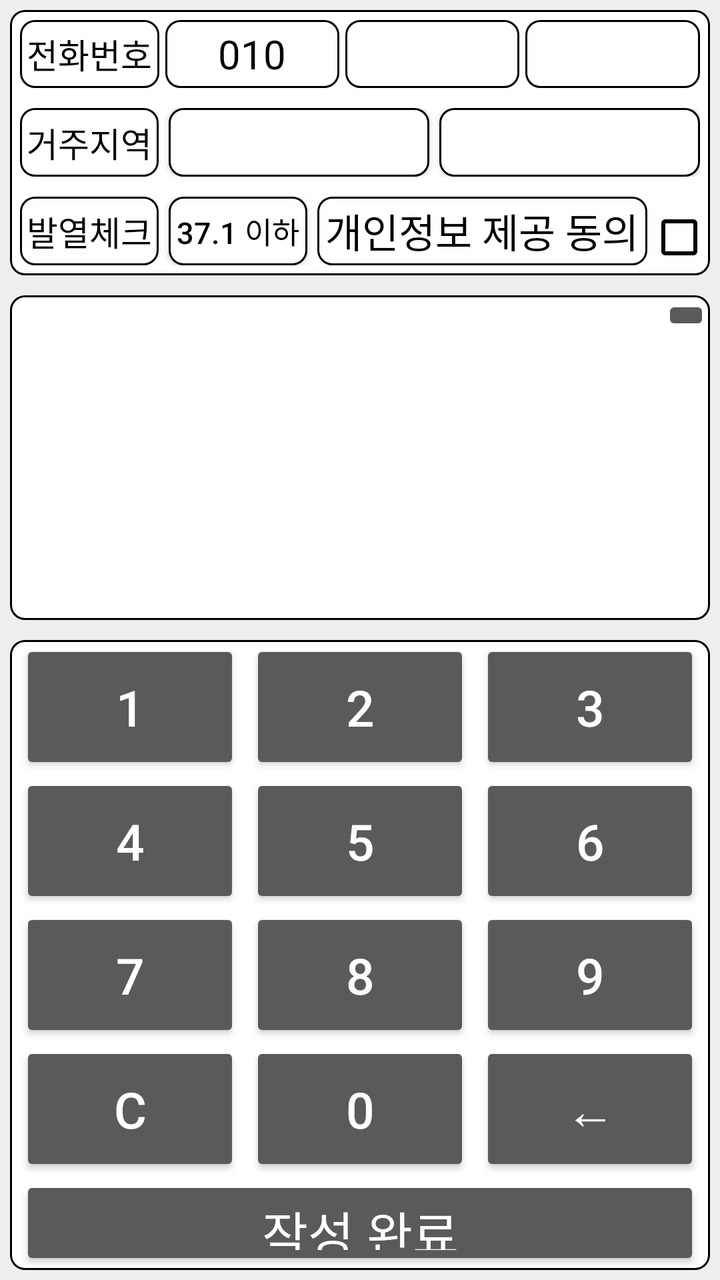
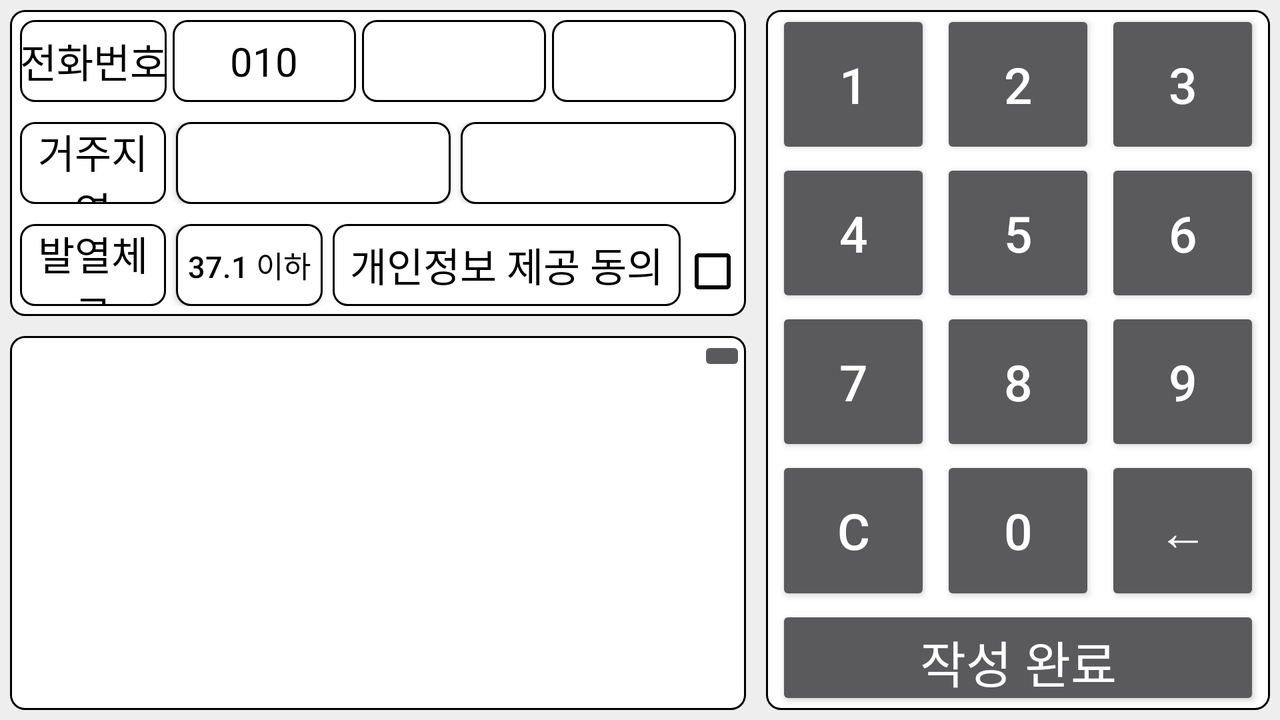

First picture: res/layout/ on a phone held upright. Second picture: the repository's own variant of that layout, on a device whose configuration matches the variant's folder. Source for both follows.
<!-- AndroidManifest.xml: application theme Theme.AppCompat.NoActionBar -->
<!-- res/layout/record_page_tem.xml -->
<?xml version="1.0" encoding="utf-8"?>
<LinearLayout xmlns:tools="http://schemas.android.com/tools"
    android:background="#EEEEEE"
    android:weightSum="1"
    android:orientation="vertical"
    android:layout_height="match_parent"
    android:layout_width="match_parent"
    xmlns:android="http://schemas.android.com/apk/res/android">
    <LinearLayout
        android:orientation="vertical"
        android:layout_weight="0.5"
        android:layout_width="match_parent"
        android:weightSum="1"
        android:layout_height="0dp">

        <LinearLayout
            android:layout_margin="5dp"
            android:layout_weight="0.45"
            android:background="@drawable/round_corner"
            android:orientation="vertical"
            android:layout_width="match_parent"
            android:weightSum="3"
            android:layout_height="0dp">
            <LinearLayout
                android:layout_margin="5dp"
                android:orientation="horizontal"
                android:weightSum="3.8"
                android:layout_weight="1"
                android:layout_width="match_parent"
                android:layout_height="0dp">
                <TextView
                    android:textColor="@color/black"
                    android:background="@drawable/round_corner"
                    android:layout_weight="0.8"
                    android:gravity="center"
                    android:layout_width="0dp"
                    android:layout_height="match_parent"
                    android:textSize="17sp"
                    android:text="전화번호"/>
                <TextView
                    android:textColor="@color/black"
                    android:background="@drawable/round_corner"
                    android:layout_weight="1"
                    android:gravity="center"
                    android:layout_width="0dp"
                    android:layout_height="match_parent"
                    android:textSize="20sp"
                    android:text="010"
                    android:layout_marginStart="3dp"
                    android:layout_marginLeft="3dp" />
                <EditText
                    android:textColor="@color/black"
                    android:id="@+id/middle_number"
                    android:maxLength="4"
                    android:background="@drawable/round_corner"
                    android:layout_weight="1"
                    android:gravity="center"
                    android:layout_width="0dp"
                    android:layout_height="match_parent"
                    android:textSize="20sp"
                    android:layout_marginStart="3dp"
                    android:layout_marginLeft="3dp" />

                <EditText
                    android:textColor="@color/black"
                    android:id="@+id/end_number"
                    android:maxLength="4"
                    android:nextFocusDown="@id/middle_number"
                    android:background="@drawable/round_corner"
                    android:layout_weight="1"
                    android:gravity="center"
                    android:layout_width="0dp"
                    android:layout_height="match_parent"
                    android:textSize="20sp"
                    android:layout_marginStart="3dp"
                    android:layout_marginLeft="3dp" />
            </LinearLayout>

            <LinearLayout
                android:layout_margin="5dp"
                android:weightSum="3.8"
                android:layout_weight="1"
                android:layout_width="match_parent"
                android:layout_height="0dp">
                <TextView
                    android:textColor="@color/black"
                    android:background="@drawable/round_corner"
                    android:layout_weight="0.8"
                    android:gravity="center"
                    android:layout_width="0dp"
                    android:layout_height="match_parent"
                    android:textSize="17sp"
                    android:text="거주지역"/>
                <Button
                    android:textColor="@color/black"
                    android:id="@+id/city"
                    android:background="@drawable/round_corner"
                    android:layout_weight="1.5"
                    android:layout_width="0dp"
                    android:layout_height="match_parent"
                    android:textSize="15sp"
                    android:layout_marginStart="5dp"
                    android:layout_marginLeft="5dp"
                    android:gravity="center" />
                <Button
                    android:textColor="@color/black"
                    android:id="@+id/district"
                    android:background="@drawable/round_corner"
                    android:layout_weight="1.5"
                    android:gravity="center"
                    android:layout_width="0dp"
                    android:layout_height="match_parent"
                    android:textSize="15sp"
                    android:layout_marginStart="5dp"
                    android:layout_marginLeft="5dp"/>

            </LinearLayout>
            <LinearLayout
                android:layout_margin="5dp"
                android:weightSum="3.8"
                android:layout_weight="1"
                android:layout_width="match_parent"
                android:layout_height="0dp">

                <TextView
                    android:textColor="@color/black"
                    android:background="@drawable/round_corner"
                    android:layout_weight="0.8"
                    android:gravity="center"
                    android:layout_width="0dp"
                    android:layout_height="match_parent"
                    android:textSize="17sp"
                    android:text="발열체크"/>

                <Button
                    android:text="37.1 이하"
                    android:textColor="@color/black"
                    android:id="@+id/check"
                    android:background="@drawable/round_corner"
                    android:layout_weight="0.8"
                    android:gravity="center"
                    android:layout_width="0dp"
                    android:layout_height="match_parent"
                    android:textSize="15sp"
                    android:layout_marginStart="5dp"
                    android:layout_marginLeft="5dp"/>

                <TextView
                    android:textColor="@color/black"
                    android:background="@drawable/round_corner"
                    android:layout_weight="1.9"
                    android:gravity="center"
                    android:layout_width="0dp"
                    android:layout_height="match_parent"
                    android:textSize="20sp"
                    android:text="개인정보 제공 동의"
                    android:layout_marginStart="5dp"
                    android:layout_marginLeft="5dp" />

                <CheckBox
                    android:buttonTint="@color/black"
                    android:id="@+id/agree_check"
                    android:layout_weight="0.3"
                    android:layout_width="0dp"
                    android:layout_height="wrap_content"/>

            </LinearLayout>

        </LinearLayout>

        <LinearLayout
            android:layout_margin="5dp"
            android:layout_weight="0.55"
            android:background="@drawable/round_corner"
            android:orientation="vertical"
            android:layout_width="match_parent"
            android:weightSum="3"
            android:layout_height="0dp">

            <ImageButton
                android:id="@+id/setting"
                android:layout_gravity="right"
                android:src="@drawable/ic_baseline_build_24"
                android:layout_width="wrap_content"
                android:layout_height="wrap_content" />

            <TextView
                android:textColor="@color/black"
                android:id="@+id/name"
                android:layout_marginTop="5dp"
                android:layout_gravity="center"
                android:textSize="40sp"
                android:layout_width="wrap_content"
                android:layout_height="wrap_content" />

            <TextView
                android:textColor="@color/black"
                android:id="@+id/message"
                android:layout_marginTop="10dp"
                android:layout_gravity="center"
                android:textSize="20sp"
                android:layout_width="wrap_content"
                android:layout_height="wrap_content" />

        </LinearLayout>


    </LinearLayout>
    <LinearLayout
        android:layout_weight="0.5"
        android:orientation="vertical"
        android:layout_margin="5dp"
        android:background="@drawable/round_corner"
        android:layout_width="match_parent"
        android:weightSum="4.7"
        android:layout_height="0dp">
        <LinearLayout
            android:layout_weight="1"
            android:layout_width="match_parent"
            android:layout_height="0dp"
            android:orientation="horizontal">
            <Button
                android:id="@+id/num1"
                android:onClick="onClick"
                android:textSize="25sp"
                android:layout_marginStart="5dp"
                android:layout_marginLeft="5dp"
                android:layout_width="0dp"
                android:layout_height="match_parent"
                android:layout_weight="1"
                android:text="1"
                />
            <Button
                android:id="@+id/num2"
                android:onClick="onClick"
                android:layout_marginStart="5dp"
                android:layout_marginEnd="5dp"
                android:layout_marginLeft="5dp"
                android:textSize="25sp"
                android:layout_width="0dp"
                android:layout_height="match_parent"
                android:layout_weight="1"
                android:text="2"
                />
            <Button
                android:id="@+id/num3"
                android:onClick="onClick"
                android:textSize="25sp"
                android:layout_width="0dp"
                android:layout_height="match_parent"
                android:layout_weight="1"
                android:layout_marginEnd="5dp"
                android:layout_marginRight="5dp"
                android:text="3"
                />
        </LinearLayout>
        <LinearLayout
            android:layout_weight="1"
            android:layout_width="match_parent"
            android:layout_height="0dp"
            android:orientation="horizontal">
            <Button
                android:id="@+id/num4"
                android:onClick="onClick"
                android:layout_marginStart="5dp"
                android:layout_marginLeft="5dp"
                android:textSize="25sp"
                android:layout_width="0dp"
                android:layout_height="match_parent"
                android:layout_weight="1"
                android:text="4"
                />
            <Button
                android:id="@+id/num5"
                android:onClick="onClick"
                android:textSize="25sp"
                android:layout_marginStart="5dp"
                android:layout_marginEnd="5dp"
                android:layout_marginLeft="5dp"
                android:layout_width="0dp"
                android:layout_height="match_parent"
                android:layout_weight="1"
                android:text="5"
                />
            <Button
                android:id="@+id/num6"
                android:onClick="onClick"
                android:textSize="25sp"
                android:layout_width="0dp"
                android:layout_height="match_parent"
                android:layout_weight="1"
                android:layout_marginEnd="5dp"
                android:layout_marginRight="5dp"
                android:text="6"
                />
        </LinearLayout>
        <LinearLayout
            android:layout_weight="1"
            android:layout_width="match_parent"
            android:layout_height="0dp"
            android:orientation="horizontal">
            <Button
                android:id="@+id/num7"
                android:onClick="onClick"
                android:layout_marginStart="5dp"
                android:layout_marginLeft="5dp"
                android:textSize="25sp"
                android:layout_width="0dp"
                android:layout_height="match_parent"
                android:layout_weight="1"
                android:text="7"
                />
            <Button
                android:id="@+id/num8"
                android:onClick="onClick"
                android:textSize="25sp"
                android:layout_marginStart="5dp"
                android:layout_marginEnd="5dp"
                android:layout_marginLeft="5dp"
                android:layout_width="0dp"
                android:layout_height="match_parent"
                android:layout_weight="1"
                android:text="8"
                />
            <Button
                android:id="@+id/num9"
                android:onClick="onClick"
                android:textSize="25sp"
                android:layout_width="0dp"
                android:layout_height="match_parent"
                android:layout_weight="1"
                android:layout_marginEnd="5dp"
                android:layout_marginRight="5dp"
                android:text="9"
                />
        </LinearLayout>
        <LinearLayout
            android:layout_weight="1"
            android:layout_width="match_parent"
            android:layout_height="0dp"
            android:orientation="horizontal">
            <Button
                android:id="@+id/clear"
                android:onClick="onClick"
                android:textSize="25sp"
                android:layout_marginStart="5dp"
                android:layout_marginLeft="5dp"
                android:layout_width="0dp"
                android:layout_height="match_parent"
                android:layout_weight="1"
                android:text="C"
                />
            <Button
                android:id="@+id/num0"
                android:onClick="onClick"
                android:textSize="25sp"
                android:layout_marginStart="5dp"
                android:layout_marginEnd="5dp"
                android:layout_marginLeft="5dp"
                android:layout_width="0dp"
                android:layout_height="match_parent"
                android:layout_weight="1"
                android:text="0"
                />
            <Button
                android:id="@+id/back"
                android:onClick="onClick"
                android:textSize="25sp"
                android:layout_width="0dp"
                android:layout_height="match_parent"
                android:layout_weight="1"
                android:layout_marginEnd="5dp"
                android:layout_marginRight="5dp"
                android:text="←"
                />

        </LinearLayout>
        <Button
            android:id="@+id/finish"
            android:layout_weight="0.7"
            android:layout_width="match_parent"
            android:layout_height="0dp"
            android:layout_marginStart="5dp"
            android:layout_marginEnd="5dp"
            android:layout_marginRight="5dp"
            android:textSize="25sp"
            android:text="작성 완료"/>

    </LinearLayout>

</LinearLayout>
<!-- resources referenced by this layout -->
<resources>
  <!-- drawable round_corner (drawable) -->
  <?xml version="1.0" encoding="utf-8"?>
  <shape
      xmlns:android="http://schemas.android.com/apk/res/android"
      android:shape="rectangle">
      <solid android:color="#FFFFFF" />
      <stroke android:color="@color/black" android:width="1dp" />
      <corners android:radius="7dp" />
  </shape>
</resources>
<!-- res/layout-land/record_page_tem.xml (the repository's variant of the layout above) -->
<!-- drawn on the phone turned sideways -->
<?xml version="1.0" encoding="utf-8"?>
<LinearLayout xmlns:tools="http://schemas.android.com/tools"
    android:background="#EEEEEE"
    android:weightSum="1"
    android:orientation="horizontal"
    android:layout_height="match_parent"
    android:layout_width="match_parent"
    xmlns:android="http://schemas.android.com/apk/res/android">
    <LinearLayout
        android:orientation="vertical"
        android:layout_weight="0.6"
        android:layout_width="0dp"
        android:weightSum="1"
        android:layout_height="match_parent">

        <LinearLayout
            android:layout_margin="5dp"
            android:layout_weight="0.45"
            android:background="@drawable/round_corner"
            android:orientation="vertical"
            android:layout_width="match_parent"
            android:weightSum="3"
            android:layout_height="0dp">
            <LinearLayout
                android:layout_margin="5dp"
                android:orientation="horizontal"
                android:weightSum="3.8"
                android:layout_weight="1"
                android:layout_width="match_parent"
                android:layout_height="0dp">
                <TextView
                    android:textColor="@color/black"
                    android:background="@drawable/round_corner"
                    android:layout_weight="0.8"
                    android:gravity="center"
                    android:layout_width="0dp"
                    android:layout_height="match_parent"
                    android:textSize="20sp"
                    android:text="전화번호"/>
                <TextView
                    android:textColor="@color/black"
                    android:background="@drawable/round_corner"
                    android:layout_weight="1"
                    android:gravity="center"
                    android:layout_width="0dp"
                    android:layout_height="match_parent"
                    android:textSize="20sp"
                    android:text="010"
                    android:layout_marginStart="3dp"
                    android:layout_marginLeft="3dp" />
                <EditText
                    android:textColor="@color/black"
                    android:id="@+id/middle_number"
                    android:maxLength="4"
                    android:background="@drawable/round_corner"
                    android:layout_weight="1"
                    android:gravity="center"
                    android:layout_width="0dp"
                    android:layout_height="match_parent"
                    android:textSize="20sp"
                    android:layout_marginStart="3dp"
                    android:layout_marginLeft="3dp" />

                <EditText
                    android:textColor="@color/black"
                    android:id="@+id/end_number"
                    android:maxLength="4"
                    android:nextFocusDown="@id/middle_number"
                    android:background="@drawable/round_corner"
                    android:layout_weight="1"
                    android:gravity="center"
                    android:layout_width="0dp"
                    android:layout_height="match_parent"
                    android:textSize="20sp"
                    android:layout_marginStart="3dp"
                    android:layout_marginLeft="3dp" />
            </LinearLayout>

            <LinearLayout
                android:layout_margin="5dp"
                android:weightSum="3.8"
                android:layout_weight="1"
                android:layout_width="match_parent"
                android:layout_height="0dp">
                <TextView
                    android:textColor="@color/black"
                    android:background="@drawable/round_corner"
                    android:layout_weight="0.8"
                    android:gravity="center"
                    android:layout_width="0dp"
                    android:layout_height="match_parent"
                    android:textSize="20sp"
                    android:text="거주지역"/>
                <Button
                    android:textColor="@color/black"
                    android:id="@+id/city"
                    android:background="@drawable/round_corner"
                    android:layout_weight="1.5"
                    android:layout_width="0dp"
                    android:layout_height="match_parent"
                    android:textSize="15sp"
                    android:layout_marginStart="5dp"
                    android:layout_marginLeft="5dp"
                    android:gravity="center" />
                <Button
                    android:textColor="@color/black"
                    android:id="@+id/district"
                    android:background="@drawable/round_corner"
                    android:layout_weight="1.5"
                    android:gravity="center"
                    android:layout_width="0dp"
                    android:layout_height="match_parent"
                    android:textSize="15sp"
                    android:layout_marginStart="5dp"
                    android:layout_marginLeft="5dp"/>

            </LinearLayout>
            <LinearLayout
                android:layout_margin="5dp"
                android:weightSum="3.8"
                android:layout_weight="1"
                android:layout_width="match_parent"
                android:layout_height="0dp">

                <TextView
                    android:textColor="@color/black"
                    android:background="@drawable/round_corner"
                    android:layout_weight="0.8"
                    android:gravity="center"
                    android:layout_width="0dp"
                    android:layout_height="match_parent"
                    android:textSize="20sp"
                    android:text="발열체크"/>

                <Button
                    android:id="@+id/check"
                    android:text="37.1 이하"
                    android:textColor="@color/black"
                    android:background="@drawable/round_corner"
                    android:layout_weight="0.8"
                    android:gravity="center"
                    android:layout_width="0dp"
                    android:layout_height="match_parent"
                    android:textSize="15sp"
                    android:layout_marginStart="5dp"
                    android:layout_marginLeft="5dp"/>

                <TextView
                    android:textColor="@color/black"
                    android:background="@drawable/round_corner"
                    android:layout_weight="1.9"
                    android:gravity="center"
                    android:layout_width="0dp"
                    android:layout_height="match_parent"
                    android:textSize="20sp"
                    android:text="개인정보 제공 동의"
                    android:layout_marginStart="5dp"
                    android:layout_marginLeft="5dp" />

                <CheckBox
                    android:buttonTint="@color/black"
                    android:id="@+id/agree_check"
                    android:layout_weight="0.3"
                    android:layout_width="0dp"
                    android:layout_height="wrap_content"/>

            </LinearLayout>

        </LinearLayout>

        <LinearLayout
            android:layout_margin="5dp"
            android:layout_weight="0.55"
            android:background="@drawable/round_corner"
            android:orientation="vertical"
            android:layout_width="match_parent"
            android:weightSum="3"
            android:layout_height="0dp">

            <ImageButton
                android:id="@+id/setting"
                android:layout_gravity="right"
                android:src="@drawable/ic_baseline_build_24"
                android:layout_width="wrap_content"
                android:layout_height="wrap_content" />

            <TextView
                android:textColor="@color/black"
                android:id="@+id/name"
                android:layout_marginTop="5dp"
                android:layout_gravity="center"
                android:textSize="40sp"
                android:layout_width="wrap_content"
                android:layout_height="wrap_content" />

            <TextView
                android:textColor="@color/black"
                android:id="@+id/message"
                android:layout_marginTop="10dp"
                android:layout_gravity="center"
                android:textSize="20sp"
                android:layout_width="wrap_content"
                android:layout_height="wrap_content" />

        </LinearLayout>


    </LinearLayout>
    <LinearLayout
        android:layout_weight="0.4"
        android:orientation="vertical"
        android:layout_margin="5dp"
        android:background="@drawable/round_corner"
        android:layout_width="0dp"
        android:weightSum="4.7"
        android:layout_height="match_parent">
        <LinearLayout
            android:layout_weight="1"
            android:layout_width="match_parent"
            android:layout_height="0dp"
            android:orientation="horizontal">
            <Button
                android:id="@+id/num1"
                android:onClick="onClick"
                android:textSize="25sp"
                android:layout_marginStart="5dp"
                android:layout_marginLeft="5dp"
                android:layout_width="0dp"
                android:layout_height="match_parent"
                android:layout_weight="1"
                android:text="1"
                />
            <Button
                android:id="@+id/num2"
                android:onClick="onClick"
                android:layout_marginStart="5dp"
                android:layout_marginEnd="5dp"
                android:layout_marginLeft="5dp"
                android:textSize="25sp"
                android:layout_width="0dp"
                android:layout_height="match_parent"
                android:layout_weight="1"
                android:text="2"
                />
            <Button
                android:id="@+id/num3"
                android:onClick="onClick"
                android:textSize="25sp"
                android:layout_width="0dp"
                android:layout_height="match_parent"
                android:layout_weight="1"
                android:layout_marginEnd="5dp"
                android:layout_marginRight="5dp"
                android:text="3"
                />
        </LinearLayout>
        <LinearLayout
            android:layout_weight="1"
            android:layout_width="match_parent"
            android:layout_height="0dp"
            android:orientation="horizontal">
            <Button
                android:id="@+id/num4"
                android:onClick="onClick"
                android:layout_marginStart="5dp"
                android:layout_marginLeft="5dp"
                android:textSize="25sp"
                android:layout_width="0dp"
                android:layout_height="match_parent"
                android:layout_weight="1"
                android:text="4"
                />
            <Button
                android:id="@+id/num5"
                android:onClick="onClick"
                android:textSize="25sp"
                android:layout_marginStart="5dp"
                android:layout_marginEnd="5dp"
                android:layout_marginLeft="5dp"
                android:layout_width="0dp"
                android:layout_height="match_parent"
                android:layout_weight="1"
                android:text="5"
                />
            <Button
                android:id="@+id/num6"
                android:onClick="onClick"
                android:textSize="25sp"
                android:layout_width="0dp"
                android:layout_height="match_parent"
                android:layout_weight="1"
                android:layout_marginEnd="5dp"
                android:layout_marginRight="5dp"
                android:text="6"
                />
        </LinearLayout>
        <LinearLayout
            android:layout_weight="1"
            android:layout_width="match_parent"
            android:layout_height="0dp"
            android:orientation="horizontal">
            <Button
                android:id="@+id/num7"
                android:onClick="onClick"
                android:layout_marginStart="5dp"
                android:layout_marginLeft="5dp"
                android:textSize="25sp"
                android:layout_width="0dp"
                android:layout_height="match_parent"
                android:layout_weight="1"
                android:text="7"
                />
            <Button
                android:id="@+id/num8"
                android:onClick="onClick"
                android:textSize="25sp"
                android:layout_marginStart="5dp"
                android:layout_marginEnd="5dp"
                android:layout_marginLeft="5dp"
                android:layout_width="0dp"
                android:layout_height="match_parent"
                android:layout_weight="1"
                android:text="8"
                />
            <Button
                android:id="@+id/num9"
                android:onClick="onClick"
                android:textSize="25sp"
                android:layout_width="0dp"
                android:layout_height="match_parent"
                android:layout_weight="1"
                android:layout_marginEnd="5dp"
                android:layout_marginRight="5dp"
                android:text="9"
                />
        </LinearLayout>
        <LinearLayout
            android:layout_weight="1"
            android:layout_width="match_parent"
            android:layout_height="0dp"
            android:orientation="horizontal">
            <Button
                android:id="@+id/clear"
                android:onClick="onClick"
                android:textSize="25sp"
                android:layout_marginStart="5dp"
                android:layout_marginLeft="5dp"
                android:layout_width="0dp"
                android:layout_height="match_parent"
                android:layout_weight="1"
                android:text="C"
                />
            <Button
                android:id="@+id/num0"
                android:onClick="onClick"
                android:textSize="25sp"
                android:layout_marginStart="5dp"
                android:layout_marginEnd="5dp"
                android:layout_marginLeft="5dp"
                android:layout_width="0dp"
                android:layout_height="match_parent"
                android:layout_weight="1"
                android:text="0"
                />
            <Button
                android:id="@+id/back"
                android:onClick="onClick"
                android:textSize="25sp"
                android:layout_width="0dp"
                android:layout_height="match_parent"
                android:layout_weight="1"
                android:layout_marginEnd="5dp"
                android:layout_marginRight="5dp"
                android:text="←"
                />

        </LinearLayout>
        <Button
            android:id="@+id/finish"
            android:layout_weight="0.7"
            android:layout_width="match_parent"
            android:layout_height="0dp"
            android:layout_marginStart="5dp"
            android:layout_marginEnd="5dp"
            android:layout_marginRight="5dp"
            android:textSize="25sp"
            android:text="작성 완료"/>

    </LinearLayout>

</LinearLayout>
